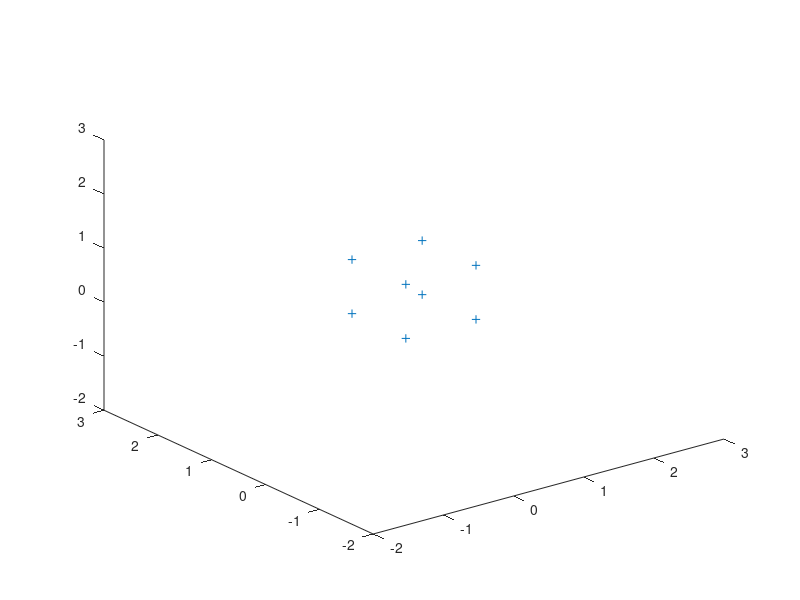

Here is the MATLAB script that generated this plot: (Note: this script raises an error after producing the figure.)
clear;
clc;


%{
MF:
punti: points
prova: test

Creates the 3D test dataset.
Defines a cube in space and performs translations and rotations.
Points/tracks are on the vertices of the cube as they move through space
for 100 steps.
Saves to "movimento_punti_3D_100frames.mat".

%}

%% (Creating a Cube)

% Vertex a b c d e f g h
% Initialise a unit cube with vertices a-h
% Cube spans [0,1] in x,y,z directions

p3d =    [ 0 1 1 0 0 1 1 0 ;   % x 
           0 0 0 0 1 1 1 1 ;   % y
           0 0 1 1 1 1 0 0 ];  % z

% p3d = p3d*500; % re-scale?    
       
% Set all visible points
%hidden = zeros(1,8);

% Connectivity matrix? (Just for plotting?)
connmatrix = [ 'r'  0   0   0   0   0   0   0  ;
               'g' 'k'  0   0   0   0   0   0  ;
                0  'b' 'b'  0   0   0   0   0  ;
               'r'  0  'b' 'g'  0   0   0   0  ;
                0   0   0  'b' 'b'  0   0   0  ;
                0   0  'b'  0  'b' 'b'  0   0  ;
                0  'b'  0   0   0  'b' 'b'  0  ;
               'c'  0   0   0  'b'  0  'b' 'm' ];

% Camera settings?
kx=1;
ky=1;

K=[ kx  0   0 ;
    0   ky  0 ;
    0   0   1 ];
f=1;

% Plot the initial cube
figure;
plot3(p3d(1,:), p3d(2,:), p3d(3,:), '+');
axis([-2 3 -2 3 -2 3]);

%% Perform transformations to cube and save to file

% passo: step
passoz=0.01; % Translation per frame in z
passox=0.02; % Translation per frame in x

n_frames = 100; % Define the number of frames/steps 
degz = pi*2/n_frames; % Rotation step around the z-axis. Set to 360 deg rotation over the n_frames. 

% Initialise 
points=p3d;

% Generate tracks/points
for z=1:n_frames
    
    % Rotation matrix (around z)
    R = rotaz(0, 0, z*degz); 

    % Translation vector
    T = [z*passox, 0, z*passoz]';

    % Transformation matrix (affine?)
    pt_trasl = [R, T; [0,0,0,1]] * [p3d; ones(1,8)];
    
%     pt_trasl=rotaz(0,0,z*degz)*pt_trasl;
%     pt_trasl(3,:)=p3d(3,:)+z*passoz;
%     pt_trasl(1,:)=p3d(1,:)+z*passox;
    
    % Store only the x,y,z positions of the transformation
    points(:, :, z) = pt_trasl(1:3, :);
    
%     plot3(pt_trasl(1,:),pt_trasl(2,:),pt_trasl(3,:),'+');
%     axis([-2 3 -2 3 -2 3]);   
%     pause(0.03)
end
save('movimento_punti_3D_100frames','points');




%% Commented out code by previous author
% [P2D, hidden] = camera_simulation(eye(3), [-0.5 -0.5 5]', p3d, K, f);

% ccdplot(P2D, hidden, connmatrix) 
% axis([-0.1 0.1 -0.1 0.1]);

% pause;
% for z=0:0.1:3
%     pt_trasl=p3d;
%     pt_trasl(3,:)=p3d(3,:)+z;
%     
%     [P2D, hidden] = camera_simulation(eye(3), [-0.5 -0.5 10]', pt_trasl, eye(3));
%     ccdplot(P2D, hidden, connmatrix) 
%     axis([-0.1 0.1 -0.1 0.1]);
%     pause;
% end
% 
% 
% for z=0:0.1:10
%     pt_trasl=p3d;
%     pt_trasl(3,:)=p3d(3,:)-z;
%     
%     [P2D, hidden] = camera_simulation(eye(3), [-0.5 -0.5 10]', pt_trasl, eye(3));
%     ccdplot(P2D, hidden, connmatrix) 
%     axis([-0.1 0.1 -0.1 0.1]);
%     pause;
% end